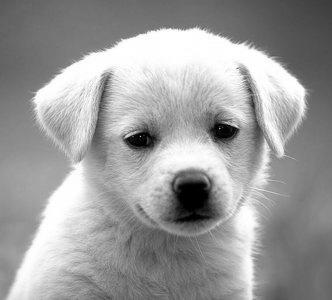
#> input picture images/dog.jpg, 332 x 300 px, found by its file name
$ jupyter execute imagesasfunctions.ipynb
#> lines starting #> are read from the running program, lines starting #| are printed output that depends on the picture
### Loading the Required libraries

[cell 1]
import cv2
import numpy as np
import matplotlib.pyplot as plt

[cell 2]
path = "/home/chaitanya/computer_vision/images/"

##### Load, display grayscale images

[cell 3]
dog_image_path = path + "dog.jpg"
# Reading the dog image in grayscale
dog_image = cv2.imread(dog_image_path, cv2.IMREAD_GRAYSCALE)
#> dog_image is the input picture: shape (300, 332); min 0, max 255, mean 155.7
# Printing the size of the image
print('Size of the image is :', dog_image.shape)
#| Size of the image is : (300, 332)
# Displaying the image
plt.figure(figsize=(6, 6))
plt.imshow(dog_image, cmap='gray')
plt.show()

##### 3D plot of grayscale image

[cell 4]
# Creating meshgrid for X and Y coordinates based on the shape of the dog image
X, Y = np.meshgrid(range(dog_image.shape[1]), range(dog_image.shape[0]))
# Plotting the 3D surface using X, Y, and the intensity values of the dog image
figure = plt.figure(figsize=(6, 6))
axis = figure.add_subplot(111, projection="3d")
axis.plot_surface(X, Y, dog_image, cmap='gray')
plt.show()

##### Slicing and displaying the region of interest

[cell 5]
# Extracting a region of interest (nose) from the dog image
nose = dog_image[150:225, 150:225]
# Plotting the extracted nose region
plt.figure(figsize=(6, 6))
plt.imshow(nose, cmap='gray')
plt.show()

##### Load and Display same image in color and grayscale

[cell 6]
panda_image_path = path + "panda.jpeg"
# Reading the panda image in color
panda_image = cv2.imread(panda_image_path)
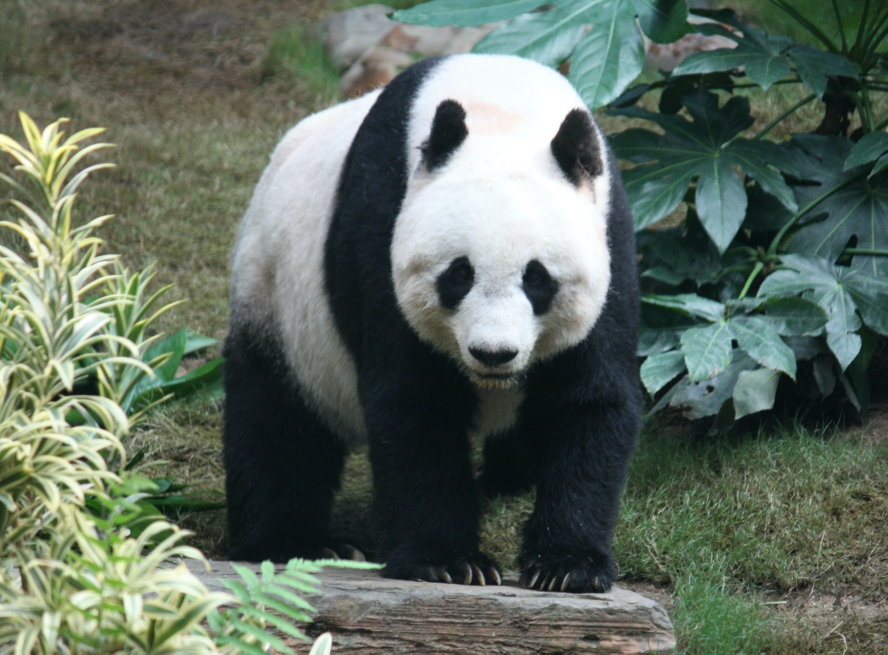
#> input picture images/panda.jpeg, 3550 x 2617 px, found by its file name (shown at 1/4 size)
#> panda_image is the input picture: shape (2617, 3550, 3); mean B, G, R 95.1, 107.5, 94.7
# Printing the size of the color image
print('Size of the image is :', panda_image.shape)
#| Size of the image is : (2617, 3550, 3)
# Reading the panda image in grayscale
panda_image_greyscale = cv2.imread(panda_image_path, cv2.IMREAD_GRAYSCALE)
#> panda_image_greyscale: shape (2617, 3550); min 6, max 255, mean 102.3
# Printing the size of the grayscale image
print('Size of the grey scale image is :', panda_image_greyscale.shape)
#| Size of the grey scale image is : (2617, 3550)
# Plotting the color and grayscale images side by side
plt.figure(figsize=(12, 6))
plt.subplot(1, 2, 1)
plt.imshow(panda_image)
plt.title("Color Image")
plt.subplot(1, 2, 2)
plt.imshow(panda_image_greyscale, cmap="gray")
plt.title("Gray scale Image")
plt.show()
#> figure, not shown here; B, G, R data is drawn as R, G, B

##### Plot color channel histograms

[cell 7]
# Extracting individual color channels from the panda image
red_channel = panda_image[:, :, 0]
green_channel = panda_image[:, :, 1]
blue_channel = panda_image[:, :, 2]
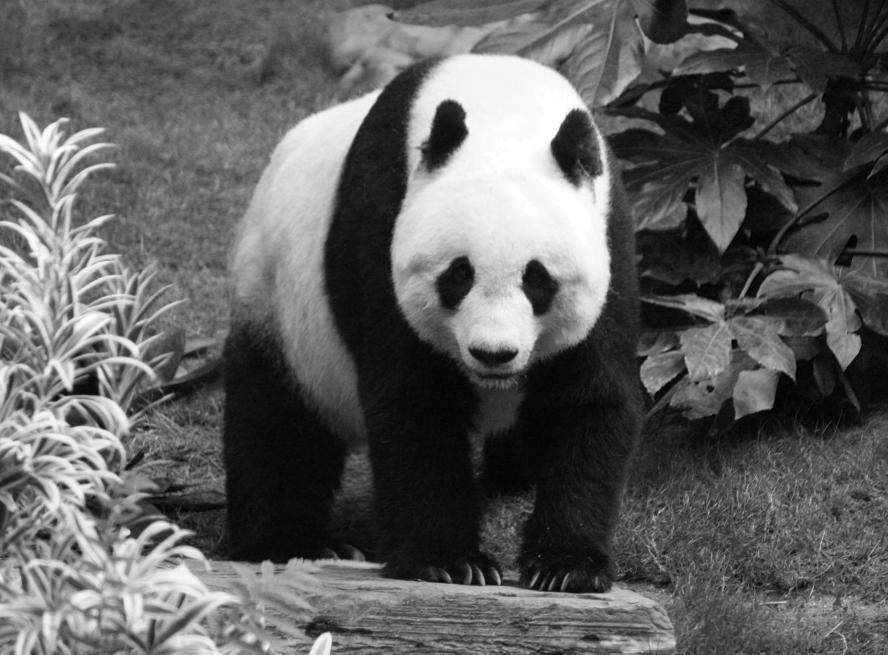
#> blue_channel: shape (2617, 3550) (shown at 1/4 size); min 0, max 255, mean 94.7

# Calculating histograms for each color channel
red_histogram, red_bins = np.histogram(red_channel.flatten(), bins=256, range=[0,256])
#> red_histogram = 256 values, max 117139 at index 255, min 0 at index 0, mean 36290.4; red_bins = 257 values from 0 to 256
green_histogram, green_bins = np.histogram(green_channel.flatten(), bins=256, range=[0,256])
#> green_histogram = 256 values, max 110522 at index 19, min 0 at index 0, mean 36290.4; green_bins = 257 values from 0 to 256
blue_histogram, blue_bins = np.histogram(blue_channel.flatten(), bins=256, range=[0,256])
#> blue_histogram = 256 values, max 114636 at index 11, min 785 at index 0, mean 36290.4; blue_bins = 257 values from 0 to 256

# Plotting the color histograms
plt.figure(figsize=(16, 8))
plt.plot(red_bins[:-1], red_histogram, color="red", label="Red Channel")
plt.plot(green_bins[:-1], green_histogram, color="blue", label="Green Channel")
plt.plot(blue_bins[:-1], blue_histogram, color="green", label="Blue Channel")
plt.legend()
plt.show()
#> figure, not shown here; curve peaks at x = 255, y = 117139; curve peaks at x = 19, y = 110522; curve peaks at x = 11, y = 114636

##### Visualize 3D RGB channels

[cell 8]
# Creating meshgrid for X and Y coordinates based on the shape of the panda image
X, Y = np.meshgrid(range(panda_image.shape[1]), range(panda_image.shape[0]))

# Plotting the 3D surfaces for each RGB channel
figure = plt.figure(figsize=(10, 10))
axis = figure.add_subplot(111, projection="3d")
axis.plot_surface(X, Y, red_channel, color="red")
#> X: shape (2617, 3550) int64
axis.plot_surface(X, Y, green_channel, color="green")
axis.plot_surface(X, Y, blue_channel, color="blue")
axis.set_xlabel('X')
axis.set_ylabel('Y')
axis.set_zlabel('Pixel Value')
axis.set_title('RGB Channels')
plt.show()

##### Loading and Displaying grayscale images of elephant and mountains

[cell 9]
# Reading the elephant and mountain images in grayscale
elephant_image_path = path + "elephant.jpg"
elephant_image = cv2.imread(elephant_image_path, cv2.IMREAD_GRAYSCALE)
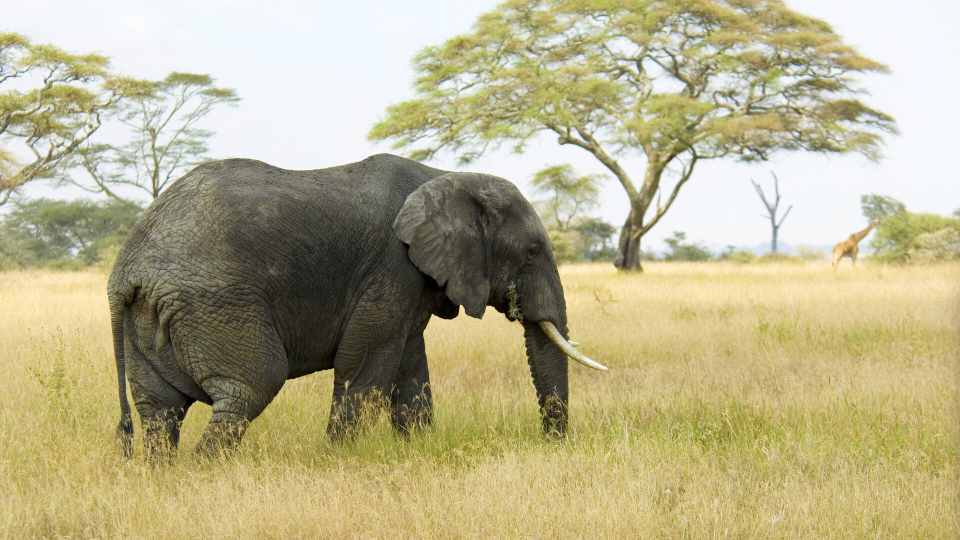
#> input picture images/elephant.jpg, 1920 x 1080 px, found by its file name (shown at 1/2 size)
#> elephant_image: shape (1080, 1920); min 0, max 255, mean 174
print("Size of Elephant image is :", elephant_image.shape)
#| Size of Elephant image is : (1080, 1920)
mountain_image_path = path + "mountain.jpg"
mountain_image = cv2.imread(mountain_image_path, cv2.IMREAD_GRAYSCALE)
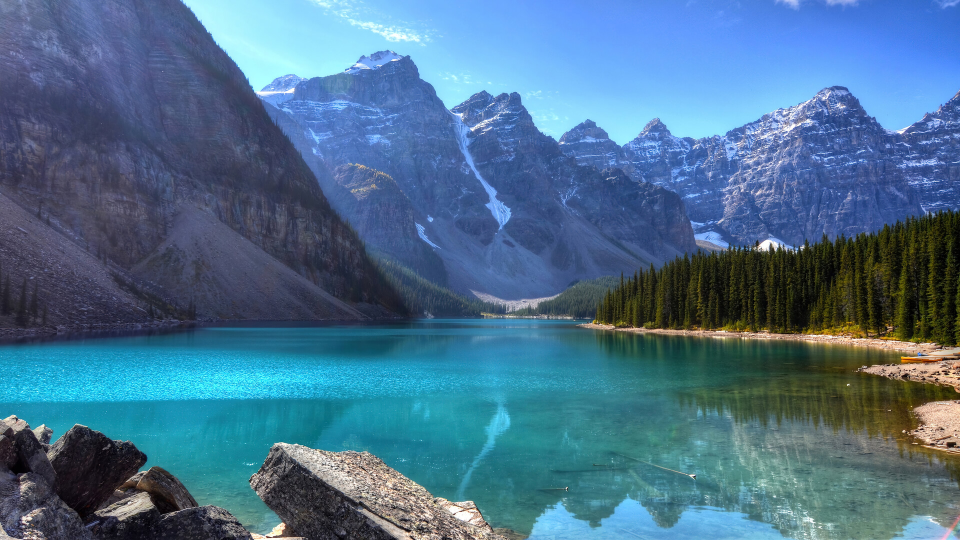
#> input picture images/mountain.jpg, 1920 x 1080 px, found by its file name (shown at 1/2 size)
#> mountain_image: shape (1080, 1920); min 0, max 255, mean 104.5
print("Size of Mountain image is :", mountain_image.shape)
#| Size of Mountain image is : (1080, 1920)
# Plotting the images side by side
plt.figure(figsize=(12, 6))
plt.subplot(1, 2, 1)
plt.imshow(elephant_image, cmap="gray")
plt.title("Elephant Image")
plt.subplot(1, 2, 2)
plt.imshow(mountain_image, cmap="gray")
plt.title("Mountains Image")
plt.show()

##### Displaying combined grayscale image of elephant and mountain

[cell 10]
# Combining the two grayscale images
combined_image = elephant_image + mountain_image
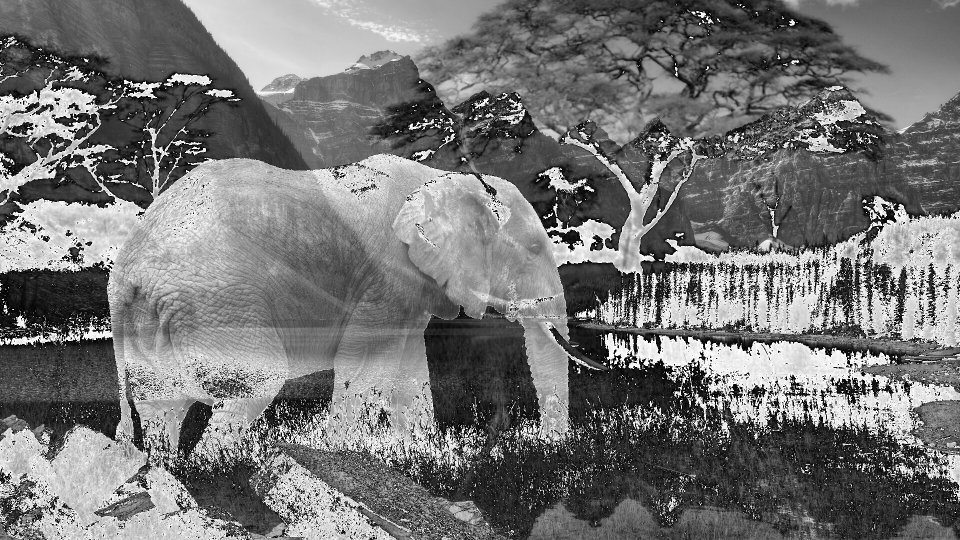
#> combined_image: shape (1080, 1920) (shown at 1/2 size); min 0, max 255, mean 116.4
# Plotting the combined image
plt.figure(figsize=(6, 6))
plt.imshow(combined_image, cmap="gray")
plt.title("Combined Image")
plt.show()

##### Loading and Displaying image of original and scaled tiger.

[cell 11]
tiger_image_path = path + "tiger.jpg"
# Reading the tiger image in grayscale
tiger_image = cv2.imread(tiger_image_path, cv2.IMREAD_GRAYSCALE)
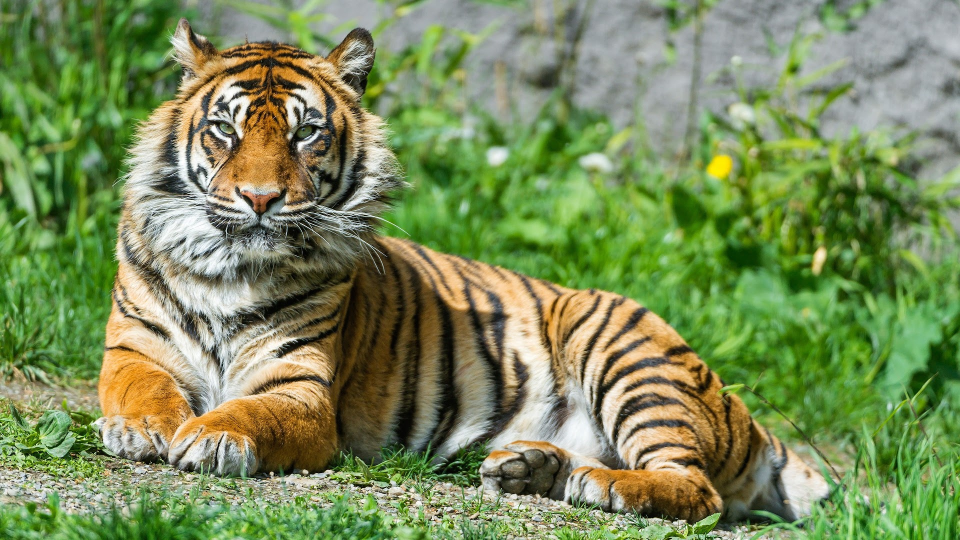
#> input picture images/tiger.jpg, 1920 x 1080 px, found by its file name (shown at 1/2 size)
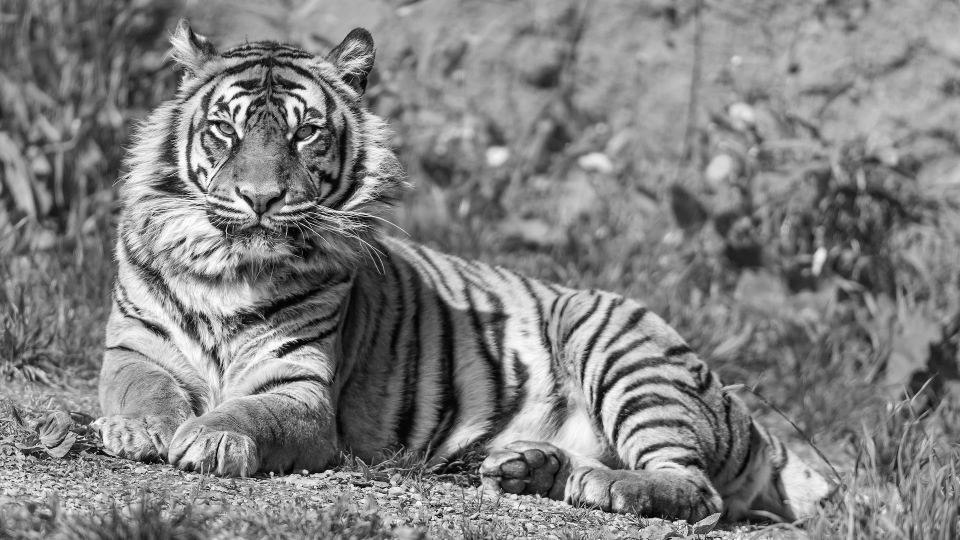
#> tiger_image: shape (1080, 1920) (shown at 1/2 size); min 0, max 255, mean 128.7
# Scaling the intensity values of the tiger image by a scalar value (3 in this case)
scaled_tiger_image = 3 * tiger_image
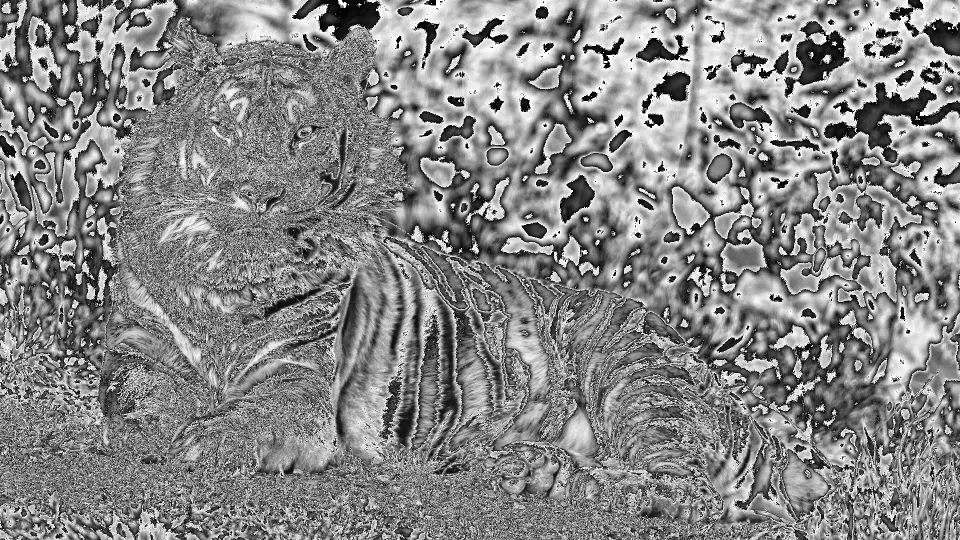
#> scaled_tiger_image: shape (1080, 1920) (shown at 1/2 size); min 0, max 255, mean 134.2
print("Size of Tiger image is :", tiger_image.shape)
#| Size of Tiger image is : (1080, 1920)
# Plotting the images side by side
plt.figure(figsize=(12, 6))
plt.subplot(1, 2, 1)
plt.imshow(tiger_image, cmap="gray")
plt.title("Original Image")
plt.subplot(1, 2, 2)
plt.imshow(scaled_tiger_image, cmap="gray")
plt.title("Image multiplied by scalar value")
plt.show()

##### Displaying subtracted grayscale image of elephant and mountain

[cell 12]
# Subtracting the two grayscale images
subtracted_image = elephant_image - mountain_image
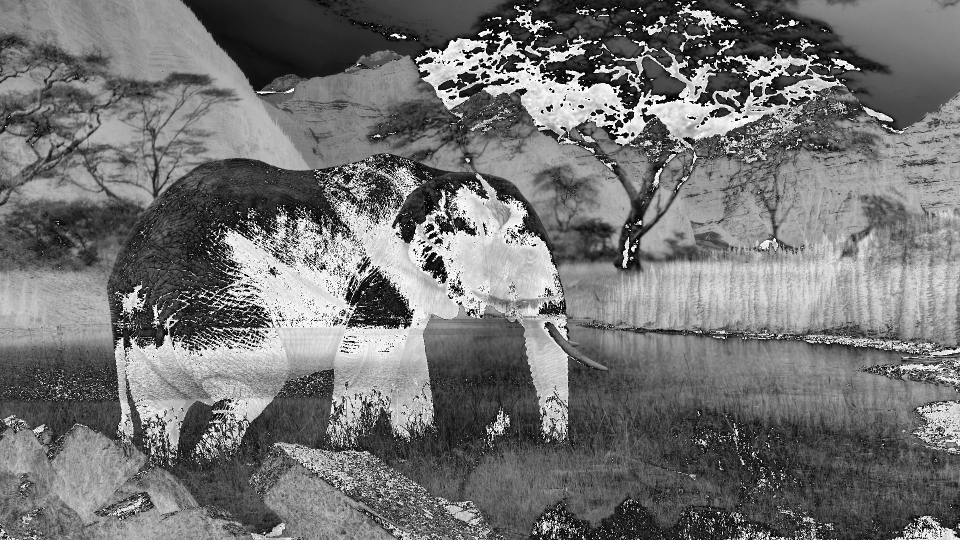
#> subtracted_image: shape (1080, 1920) (shown at 1/2 size); min 0, max 255, mean 114.8
# Plotting the combined image
plt.figure(figsize=(6, 6))
plt.imshow(subtracted_image, cmap="gray")
plt.title("Subtracted Image")
plt.show()

##### Adding gaussian blur to the panda image

[cell 13]
blurred_panda_image = cv2.GaussianBlur(panda_image, (45, 45), 5)
plt.figure(figsize=(12, 6))
plt.subplot(1, 2, 1)
plt.imshow(panda_image)
plt.title("Original Image")
plt.subplot(1, 2, 2)
plt.imshow(blurred_panda_image)
plt.title("Blurred Panda Image")
plt.show()
#> figure, not shown here; B, G, R data is drawn as R, G, B
